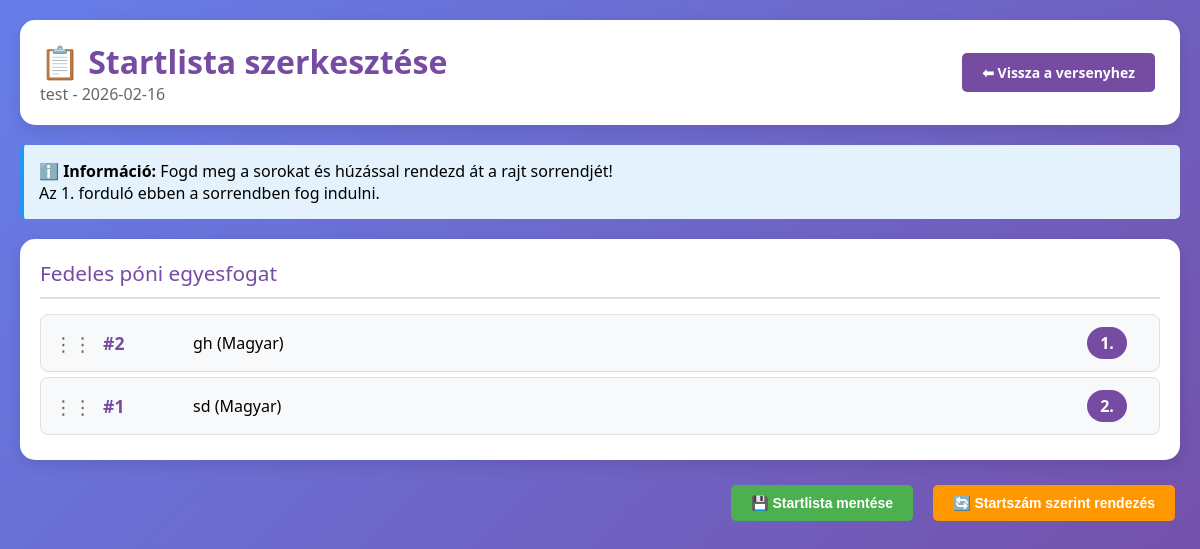
The page /startlista/1 on the database its author committed.
### app.py (models this page shows)
class Verseny(db.Model):
    __tablename__ = 'versenyek'
    id = db.Column(db.Integer, primary_key=True)
    nev = db.Column(db.String(100), nullable=False)
    datum = db.Column(db.String(20), nullable=False)
    aktiv = db.Column(db.Boolean, default=True)
    lezart = db.Column(db.Boolean, default=False)

class Versenyzo(db.Model):
    __tablename__ = 'versenyzok'
    id = db.Column(db.Integer, primary_key=True)
    verseny_id = db.Column(db.Integer, db.ForeignKey('versenyek.id'), nullable=False)
    startszam = db.Column(db.Integer, nullable=False)
    nev = db.Column(db.String(100), nullable=False)
    kategoria = db.Column(db.String(50), nullable=False)
    nemzetiseg = db.Column(db.String(50), nullable=False)
    f1_statusz = db.Column(db.String(20), default='')
    f2_statusz = db.Column(db.String(20), default='')
    ov_statusz = db.Column(db.String(20), default='')
    f1_verohibak = db.Column(db.Text, default='{}')
    f1_egyeb_hiba = db.Column(db.Integer, default=0)
    f1_ido = db.Column(db.Float, default=0)
    f1_ossz_hiba = db.Column(db.Integer, default=0)
    f2_verohibak = db.Column(db.Text, default='{}')
    f2_egyeb_hiba = db.Column(db.Integer, default=0)
    f2_ido = db.Column(db.Float, default=0)
    f2_ossz_hiba = db.Column(db.Integer, default=0)
    ov_verohibak = db.Column(db.Text, default='{}')
    ov_egyeb_hiba = db.Column(db.Integer, default=0)
    ov_ido = db.Column(db.Float, default=0)
    ov_ossz_hiba = db.Column(db.Integer, default=0)
    f1_sorrend = db.Column(db.Integer)
    f2_sorrend = db.Column(db.Integer)
    ov_sorrend = db.Column(db.Integer)
    osszevetesre_jogosult = db.Column(db.Boolean, default=False)

### app.py (the view)
@app.route('/startlista/<int:verseny_id>')
def startlista(verseny_id):
    try:
        verseny = Verseny.query.get_or_404(verseny_id)
        versenyzok = Versenyzo.query.filter_by(verseny_id=verseny_id).order_by(Versenyzo.kategoria, Versenyzo.f1_sorrend).all()
        kategoriak = {}
        for v in versenyzok:
            if v.kategoria not in kategoriak:
                kategoriak[v.kategoria] = []
            kategoriak[v.kategoria].append(v)
        for kat in kategoriak:
            kategoriak[kat] = sorted(kategoriak[kat], key=lambda x: x.f1_sorrend or x.startszam)
        return render_template('startlista.html', verseny=verseny, kategoriak=kategoriak)
    except Exception as e:
        return f"Hiba: {str(e)}", 500

### templates/startlista.html (shortened to what this page needs)
<!DOCTYPE html>
<html lang="hu">
<head>
</head>
<body>
    <div class="container">
        <div class="header">
            <div>
                <h1>📋 Startlista szerkesztése</h1>
                <div class="header-info">{{ verseny.nev }} - {{ verseny.datum }}</div>
            </div>
            <div>
                <a href="/verseny_fooldal/{{ verseny.id }}" class="btn btn-primary">⬅ Vissza a versenyhez</a>
            </div>
        </div>
        <div class="info-box">
            <strong>ℹ️ Információ:</strong> Fogd meg a sorokat és húzással rendezd át a rajt sorrendjét!<br>
            Az 1. forduló ebben a sorrendben fog indulni.
        </div>
        {% for kategoria, lista in kategoriak.items() %}
        <div class="kategoria-card">
            <div class="kategoria-title">{{ kategoria }}</div>
            <div id="{{ kategoria|replace(' ', '_')|replace('ó','o')|replace('ö','o')|replace('ő','o')|replace('ú','u')|replace('é','e')|replace('á','a') }}" class="sorrend-lista">
                {% for v in lista %}
                <div class="versenyzo-sor" draggable="true" data-startszam="{{ v.startszam }}" data-kategoria="{{ kategoria }}">
                    <div class="drag-handle">⋮⋮</div>
                    <div class="startszam">#{{ v.startszam }}</div>
                    <div>{{ v.nev }} ({{ v.nemzetiseg }})</div>
                    <div class="sorrend-szam">{{ loop.index }}.</div>
                </div>
                {% endfor %}
            </div>
        </div>
        {% endfor %}
        <div class="actions">
            <button onclick="mentesStartlista()" class="btn btn-success">💾 Startlista mentése</button>
            <button onclick="autoRendezes()" class="btn btn-warning">🔄 Startszám szerint rendezés</button>
        </div>
    </div>
</body>
</html>

### templates/startlista.html (style rules this page uses)
* { margin: 0; padding: 0; box-sizing: border-box; }
body { font-family: 'Segoe UI', Tahoma, Geneva, Verdana, sans-serif; background: linear-gradient(135deg, #667eea 0%, #764ba2 100%); min-height: 100vh; padding: 20px; }
.container { max-width: 1200px; margin: 0 auto; }
.header { background: white; border-radius: 15px; padding: 20px; margin-bottom: 20px; box-shadow: 0 5px 15px rgba(0,0,0,0.1); display: flex; justify-content: space-between; align-items: center; flex-wrap: wrap; }
.header h1 { color: #764ba2; }
.header-info { color: #666; }
.btn { display: inline-block; padding: 10px 20px; margin: 5px; border: none; border-radius: 5px; cursor: pointer; font-size: 14px; font-weight: 600; text-decoration: none; transition: all 0.3s; }
.btn-primary { background: #764ba2; color: white; }
.btn-success { background: #4CAF50; color: white; }
.btn-warning { background: #ff9800; color: white; }
.info-box { background: #e3f2fd; border-left: 4px solid #2196F3; padding: 15px; margin-bottom: 20px; border-radius: 5px; }
.kategoria-card { background: white; border-radius: 15px; padding: 20px; margin-bottom: 20px; box-shadow: 0 5px 15px rgba(0,0,0,0.1); }
.kategoria-title { color: #764ba2; font-size: 1.3em; margin-bottom: 15px; padding-bottom: 10px; border-bottom: 2px solid #e0e0e0; }
.sorrend-lista { min-height: 100px; }
.versenyzo-sor { display: grid; grid-template-columns: 40px 80px 1fr 60px; gap: 10px; align-items: center; padding: 12px; margin: 5px 0; background: #f8f9fa; border-radius: 8px; border: 1px solid #e0e0e0; cursor: move; }
.drag-handle { cursor: grab; color: #666; font-size: 1.2em; text-align: center; }
.startszam { font-weight: bold; color: #764ba2; font-size: 1.1em; }
.sorrend-szam { text-align: center; font-weight: bold; background: #764ba2; color: white; padding: 5px; border-radius: 20px; width: 40px; }
.actions { margin-top: 20px; display: flex; gap: 10px; justify-content: flex-end; }

### rows shown on the page
Verseny: nev "test", datum "2026-02-16"
Versenyzo: kategoria "Fedeles póni egyesfogat", startszam "2", nev "gh", nemzetiseg "Magyar"
Versenyzo: startszam "1", nev "sd", nemzetiseg "Magyar"
